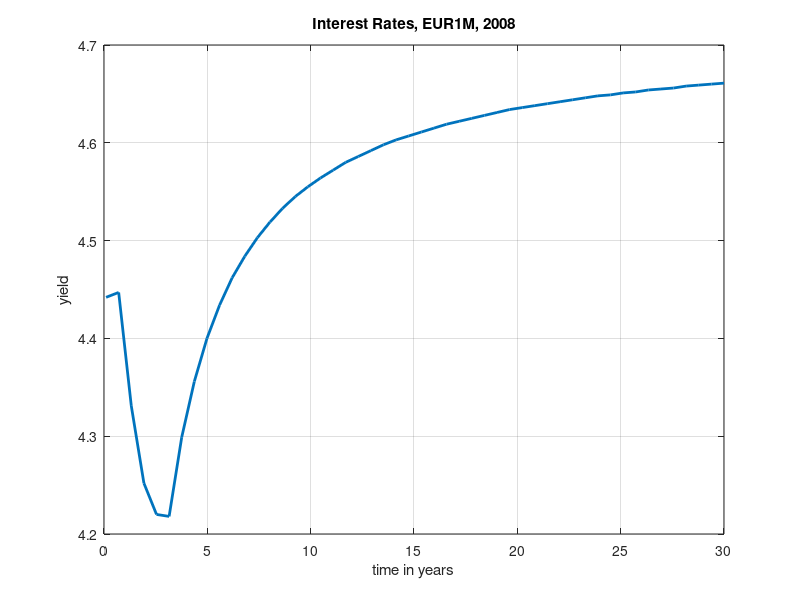
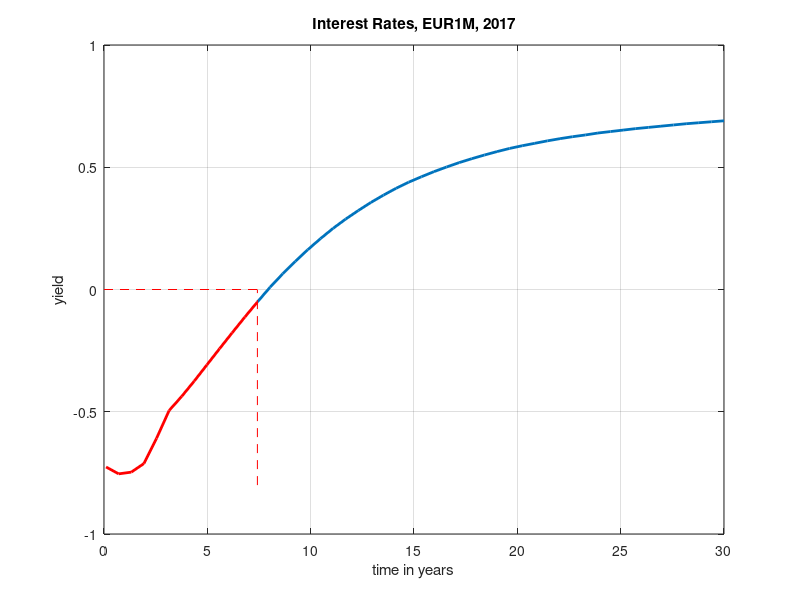

MATLAB code for these plots, in order:
function Rates
close all;clf;clc
time = linspace(0.1,30,50);
Rates2008 = [4.4420,4.4470,4.3310,4.2520,4.2200,4.2180,4.2990,4.3560,4.4000,...
    4.4340,4.4620,4.4840,4.5030,4.5190,4.5330,4.5450,4.5550,4.5640,4.5720,...
    4.5800,4.5860,4.5920,4.5980,4.6030,4.6070,4.6110,4.6150,4.6190,4.6220,...
    4.6250,4.6280,4.6310,4.6340,4.6360,4.6380,4.6400,4.6420,4.6440,4.6460,4.6480,...
    4.6490,4.6510,4.6520,4.6540,4.6550,4.6560,4.6580,4.6590,4.6600,4.6610]';

Rates2017 = [-0.726,-0.754,-0.747,-0.712,-0.609,-0.495,-0.437,-0.374,-0.308,...
    -0.242,-0.177,-0.113,-0.0510,0.00900,0.0640,0.115,0.163,0.208,0.250,0.288,...
    0.323,0.356,0.386,0.414,0.439,0.461,0.482,0.501,0.519,0.535,0.550,0.564,...
    0.577,0.588,0.598,0.608,0.617,0.625,0.632,0.640,0.646,0.652,0.658,0.663,...
    0.668,0.673,0.678,0.682,0.686,0.690]';

figure(1)
plot(time,Rates2008,'linewidth',2,'color',[0 0.45 0.74])
grid on;
title('Interest Rates, EUR1M, 2008')
xlabel('time in years')
ylabel('yield')

figure(2)
[a,~]=find(Rates2017<0);
plot(time(1:a(end)),Rates2017(1:a(end)),'linewidth',2,'color',[1,0,0])
hold on
plot(time(a(end):end),Rates2017(a(end):end),'linewidth',2,'color',[0 0.45 0.74])
plot([time(a(end)),time(a(end))],[-0.8,0],'--r')
plot([0,time(a(end))],[0,0],'--r')
grid on

title('Interest Rates, EUR1M, 2017')
xlabel('time in years')
ylabel('yield')